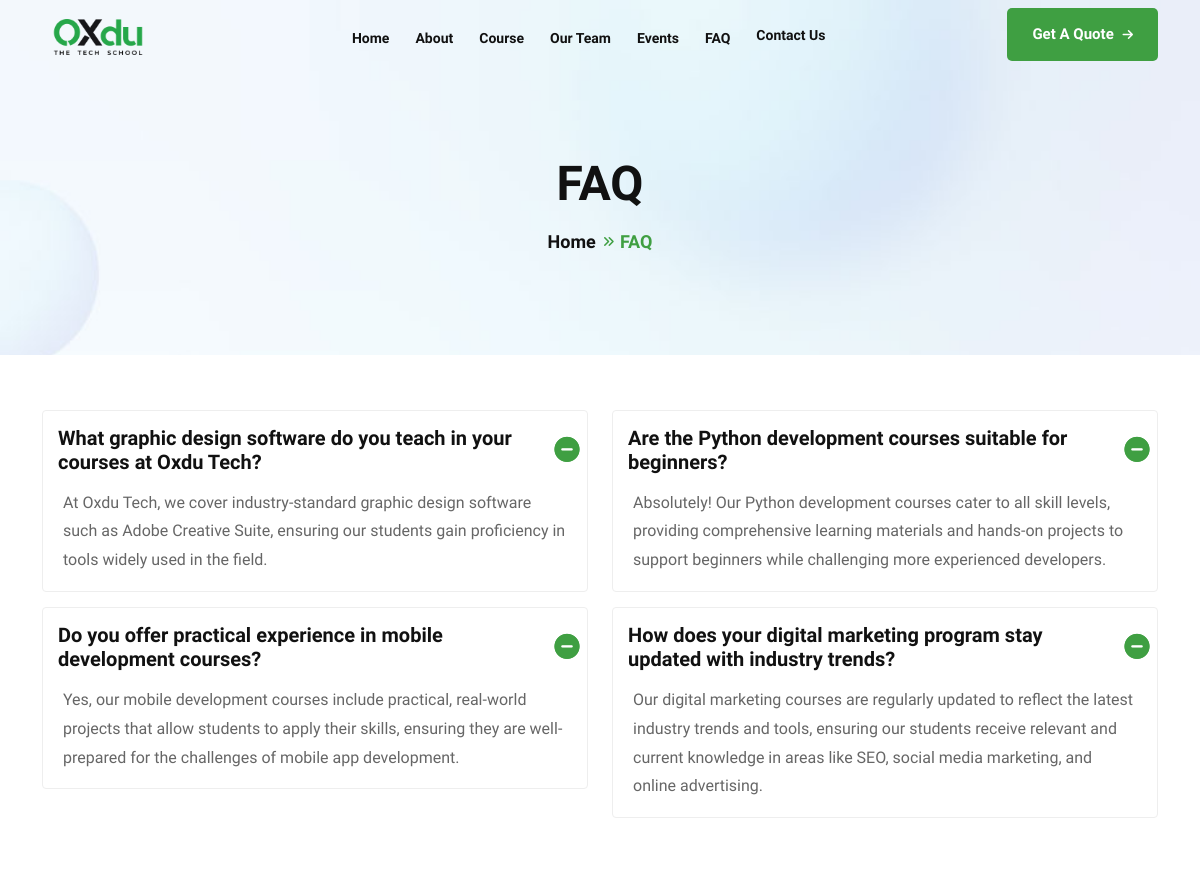
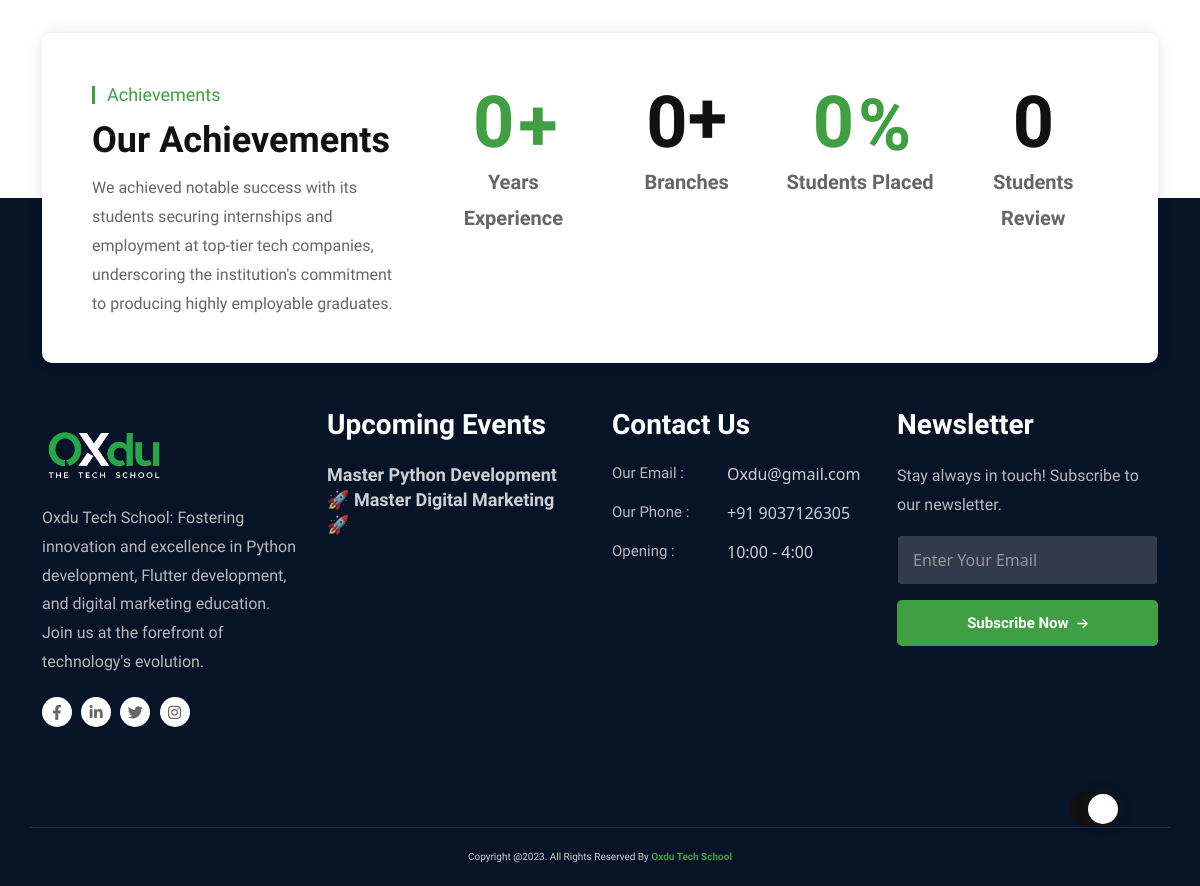
Page /faq on the committed database (2 pictures, top to bottom).
### web/models.py (models this page shows, shortened)
class Faq(models.Model):
    faq_question = models.CharField(max_length=300)
    faq_answer = models.CharField(max_length=300)

class Event(models.Model):
    event_image = models.FileField(upload_to="media")
    event_date = models.IntegerField()
    event_month = models.CharField(max_length=50)
    event_cordinator = models.CharField(max_length=100)
    location = models.CharField(max_length=100)
    event_title = models.CharField(max_length=100)
    event_description = models.TextField()
    slug = models.SlugField(unique=True, max_length=100)

### web/views.py (the view)
# urls.py: path("faq", views.faq, name="faq"),
def faq(request):
    faq = Faq.objects.all()
    context = {"faq": faq}
    return render(request, "web/faq.html", context)

### web/context_processors.py (called while the page is built)
def main_context(request):
    events=Event.objects.all()
    context = {
       'events' : events,
    }
    return context

### templates/web/faq.html (shortened to what this page needs)
{% extends "web/base.html" %}
{% load static %}
{% block content %}
<section class="uni-banner">
<div class="container">
<div class="uni-banner-text-area">
<h1>FAQ</h1>
<ul>
<li><a href="{% url "index" %}">Home</a></li>
<li>FAQ</li>
</ul>
</div>
</div>
</section>
<section class="faq ptb-100">
<div class="container">
<div class="accordion" id="accordionExample">
<div class="row">
{% for f in faq %}
<div class="col-lg-6 col-md-12 col-sm-12 col-12">
<div class="accordion-item">
<h2 class="accordion-header" id="headingOne">
<button class="accordion-button" type="button" data-bs-toggle="collapse" data-bs-target="#collapseOne" aria-expanded="false" aria-controls="collapseOne"> {{f.faq_question}} <i class="fas fa-minus-circle"></i></button>
</h2>
<div id="collapseOne" class="accordion-collapse collapse show" aria-labelledby="headingOne" data-bs-parent="#accordionExample">
<div class="accordion-body">
<p>{{f.faq_answer}} </p>
</div>
</div>
</div>
</div>
{% endfor %}
</div>
</div>
</div>
</section>
{% endblock %}

### templates/web/base.html (shortened to what this page needs)
{% load static %}
<!DOCTYPE html>
<html lang="zxx">
<head>
<link rel="stylesheet" href="{% static "web/css/animate.min.css" %}">
<link rel="stylesheet" href="{% static "web/css/bootstrap.min.css" %}">
<link rel="stylesheet" href="{% static "web/css/fontawsome.min.css" %}">
<link rel="stylesheet" href="{% static "web/fonts/font/flaticon.css" %}">
<link rel="stylesheet" href="{% static "web/css/meanmenu.min.css" %}">
<link rel="stylesheet" href="{% static "web/css/owl.carousel.min.css" %}">
<link rel="stylesheet" href="{% static "web/css/nice-select.min.css" %}">
<link rel="stylesheet" href="{% static "web/css/owl.theme.default.min.css" %}">
<link rel="stylesheet" href="{% static "web/css/magnific-popup.min.css" %}">
<link rel="stylesheet" href="{% static "web/css/jquery-ui.min.css" %}">
<link rel="stylesheet" href="{% static "web/css/odometer.min.css" %}">
<link rel="stylesheet" href="{% static "web/css/barfiller.css" %}">
<link rel="stylesheet" href="{% static "web/css/style.css" %}">
<link rel="stylesheet" href="{% static "web/css/dark.css" %}">
<link rel="stylesheet" href="{% static "web/css/responsive.css" %}">
</head>
<body>
<div class="theme-switcher">
<label id="switch" class="switch">
<span class="slider round"></span>
</label>
</div>
<div class="header-area header-area-2">
<div class="navbar-area">
<div class="main-nav">
<div class="container">
<nav class="navbar navbar-expand-md navbar-light">
<a class="navbar-brand" href="index.html">
<img class="black-logo" data-cfsrc="{% static "web/images/oxdu-black.png" alt="logo" %}" style="display:none;visibility:hidden; width: 112px;" />
</a>
<div class="collapse navbar-collapse mean-menu" id="navbarSupportedContent">
<ul class="navbar-nav">
<li class="nav-item ">
<a href="{% url "index" %}" class="">Home </a>
</li>
<li class="nav-item ">
    <a href="{% url "about" %}" class="#">About</a>
</li>
<li class="nav-item">
<a href="{% url "course" %}" class="">Course</a>
</li>
<li class="nav-item">
    <a href="{% url "team" %}" class="">Our Team</a>
    </li>
<li class="nav-item">
<a href="{% url "events" %}" class="">Events </a>
</li>
<li class="nav-item">
    <a href="{% url "faq" %}" class="">FAQ</a>
</li>
<li class="nav-item"><a href="{% url "contact" %}" class="nav-link">Contact Us</a></li>
</ul>
<div class="menu-sidebar">
<a class="default-button" href="{% url "contact" %}">Get A Quote <i class="fas fa-arrow-right"></i></a>
</div>
</div>
</nav>
</div>
</div>
</div>
</div>
{% block content %}
{% endblock  %}
{% include 'web/partials/count.html' %}
    <section class="footer ptb-100 bg-071327">
    <div class="container">
    <div class="row">
    <div class="col-xl-3 col-lg-6 col-md-6 col-sm-6 col-12">
    <div class="footer-logo-area">
    <a href="{% url "index" %}"><img data-cfsrc="{% static "web/images/oxdu.png" %}" alt="image" style="display:none;visibility:hidden;  width: 122px;  padding-top: 27px;"></a>
    <p>Oxdu Tech School: Fostering innovation and excellence in Python development, Flutter development, and digital marketing education. Join us at the forefront of technology's evolution.</p>
    <div class="footer-social-icons">
    <ul>
    <li><a href="https://www.facebook.com/" target="_blank"><i class="fab fa-facebook-f"></i></a></li>
    <li><a href="https://www.linkedin.com/" target="_blank"><i class="fab fa-linkedin-in"></i></a></li>
    <li><a href="https://twitter.com/" target="_blank"><i class="fab fa-twitter"></i></a></li>
    <li><a href="https://www.instagram.com/" target="_blank"><i class="fab fa-instagram"></i></a></li>
    </ul>
    </div>
    </div>
    </div>
    <div class="col-xl-3 col-lg-6 col-md-6 col-sm-6 col-12">
        <div class="footer-links footer-news-area pr-20">
        <h3>Upcoming Events</h3>
        {% for event in events %}
        <div class="footer-news-card mt-0">
        <h5><a href="{% url "event-details" event.pk %}">{{ event.event_title }}</a></h5>
        </div>
        {% endfor %}
        </div>
        </div>
    <div class="col-xl-3 col-lg-6 col-md-6 col-sm-6 col-12">
    <div class="footer-links footer-contact">
    <h3>Contact Us</h3>
    <ul>
    <li><span>Our Email :</span> <a href="mailto:oxdu@gmail.com">Oxdu@gmail.com</a></li>
    <li><span>Our Phone :</span> <a href="tel:+919037126305">+91 9037126305</a></li>
    <li><span>Opening   :</span> 10:00 - 4:00</li>
    </ul>
    </div>
    </div>
    <div class="col-xl-3 col-lg-6 col-md-6 col-sm-6 col-12">
    <div class="footer-links footer-newsletter">
    <h3>Newsletter</h3>
    <p>Stay always in touch! Subscribe to our newsletter.</p>
    <form class="newsletter-form" data-toggle="validator">
    <input type="email" class="input-newsletter form-control" placeholder="Enter Your Email" name="EMAIL" required autocomplete="off">
    <button class="default-button">Subscribe Now <i class="fas fa-arrow-right"></i></button>
    </form>
    </div>
    </div>
    </div>
    </div>
    </section>
    <div class="copyright bg-071327">
    <div class="container">
    <p>Copyright @. All Rights Reserved By <a target="_blank" href="">Oxdu Tech School</a></p>
    </div>
    </div>
    </body>
    </html>

### static/web/css/dark.css (style rules this page uses)
.theme-switcher { position:fixed;z-index:999999;bottom:60px;right:80px }
.theme-switcher .switch { position:relative;display:inline-block;width:50px;height:34px }
.theme-switcher .slider { position:absolute;cursor:pointer;top:0;left:0;right:0;bottom:0;background-color:#ccc;-webkit-transition:.4s;transition:.4s }
.theme-switcher .slider::before { position:absolute;content:"";height:30px;width:30px;left:0;bottom:4px;top:0;bottom:0;margin:auto 0;-webkit-transition:.4s;transition:.4s;-webkit-box-shadow:0 0 15px #2020203d;box-shadow:0 0 15px #2020203d;background:#fff url(../../../../../i.ibb.co/FxzBYR9/night.png);background-repeat:no-repeat;background-position:center }
.theme-switcher input:checked+.slider { background-color:#111 }
.theme-switcher input:checked+.slider:before { -webkit-transform:translateX(24px);transform:translateX(18px);background:#fff url(https://i.ibb.co/7JfqXxB/sunny.png);background-repeat:no-repeat;background-position:center }
.theme-switcher .slider.round { border-radius:34px }
.theme-switcher .slider.round::before { border-radius:50% }
.theme-light { --whiteColor: #ffffff;--blackColor: #111111;--paragraphColor: #666666;--boxShadow: rgba(17, 17, 26, 0.1) 0px 0px 16px }
.theme-light .bg-071327 { background-color:#071327 }
.theme-light .black-logo { display:block }

### rows in the picture
Faq: faq_question "What graphic design software do you teach in your courses at Oxdu Tech?", faq_answer "At Oxdu Tech, we cover industry-standard graphic design software such as Adobe Creative Suite, ensuring our students gain proficiency in tools widely used in the field."
Faq: faq_question "Are the Python development courses suitable for beginners?", faq_answer "Absolutely! Our Python development courses cater to all skill levels, providing comprehensive learning materials and hands-on projects to support beginners while challenging more experienced developers."
Faq: faq_question "Do you offer practical experience in mobile development courses?", faq_answer "Yes, our mobile development courses include practical, real-world projects that allow students to apply their skills, ensuring they are well-prepared for the challenges of mobile app development."
Faq: faq_question "How does your digital marketing program stay updated with industry trends?", faq_answer "Our digital marketing courses are regularly updated to reflect the latest industry trends and tools, ensuring our students receive relevant and current knowledge in areas like SEO, social media marketing, and online advertising."
Event: event_title "Master Python Development"
Event: event_title "🚀 Master Digital Marketing 🚀"
